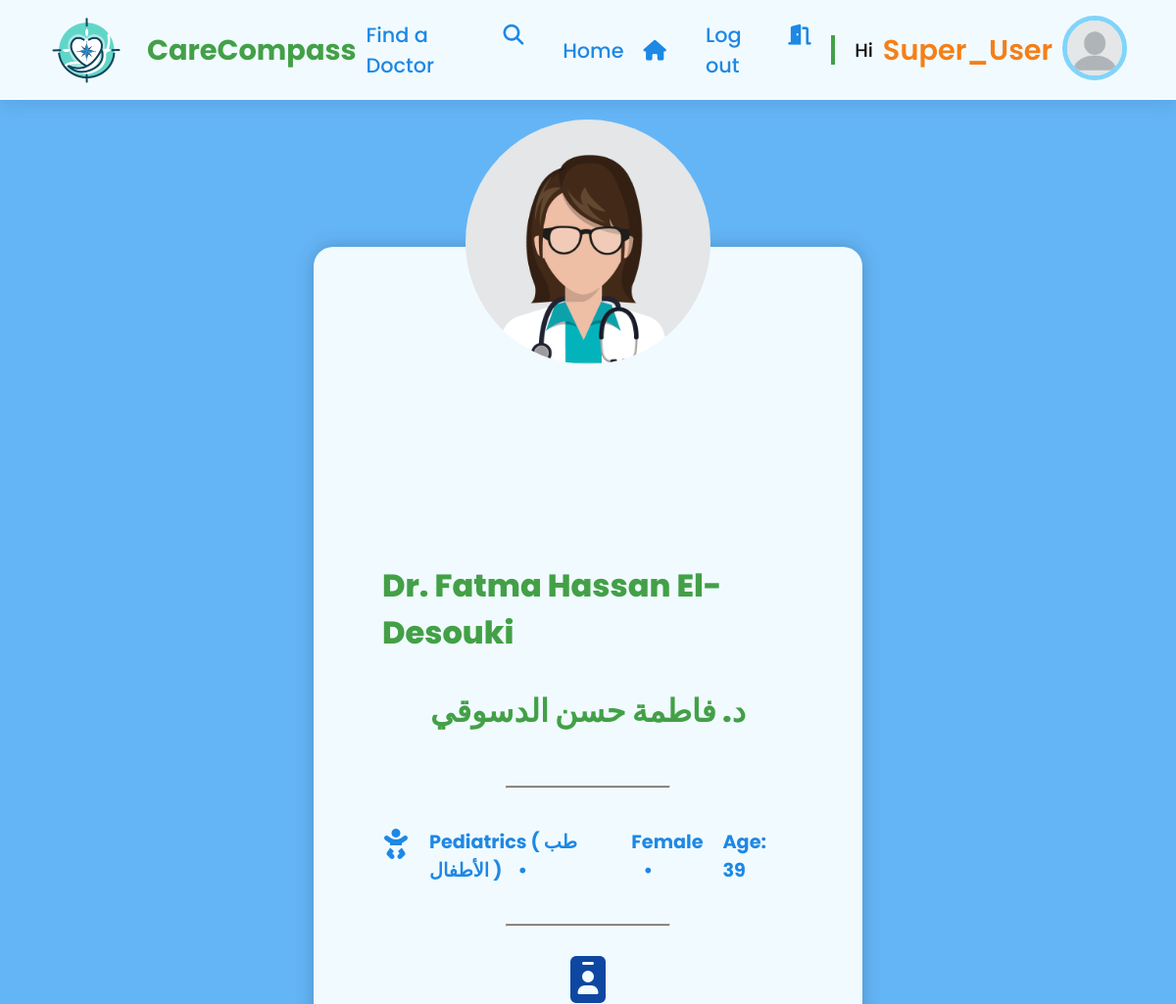
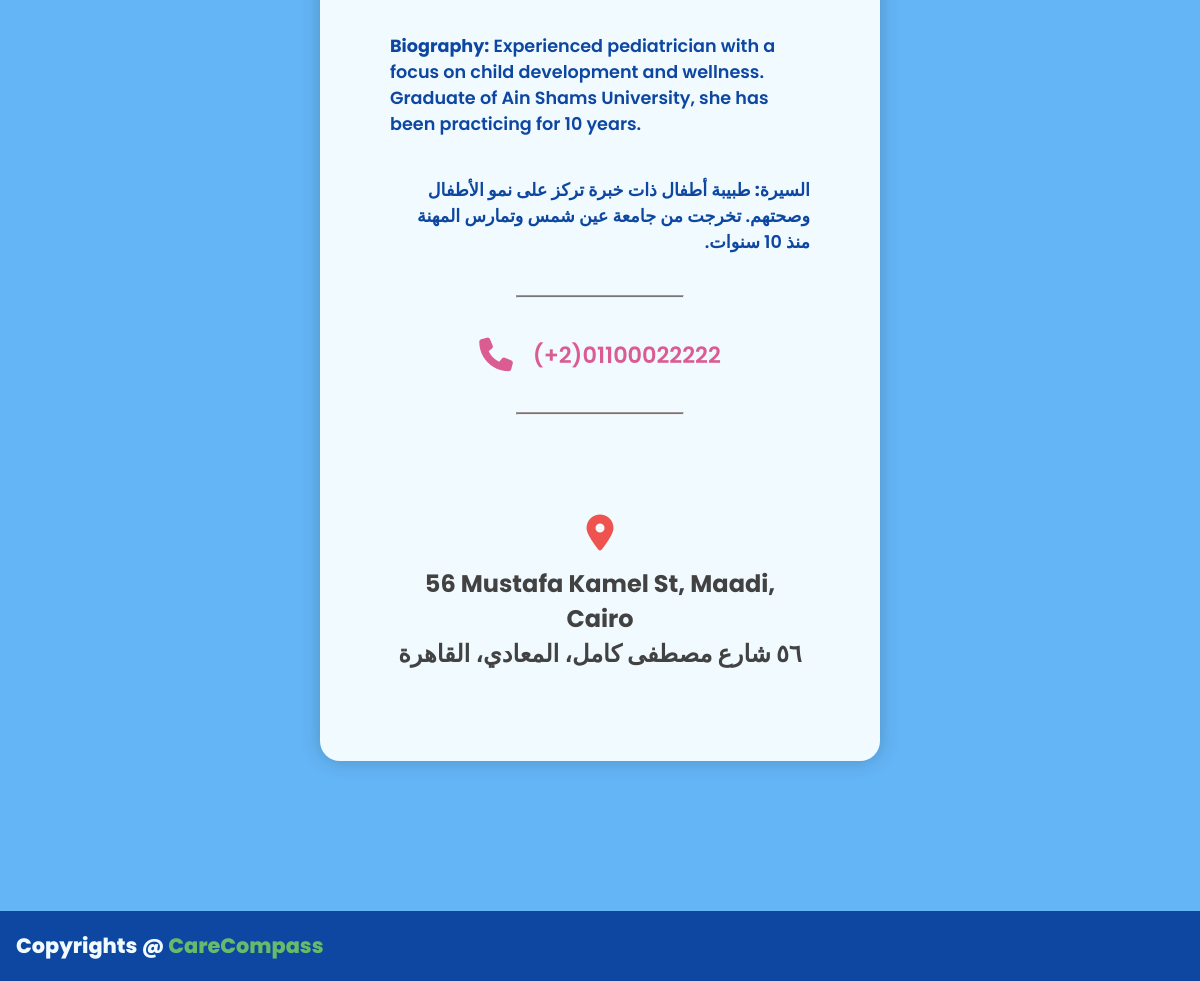
/doctor-profile/?id=2 (signed in), run on the app's committed database (2 pictures, top to bottom).
### Users/models.py (models this page shows, shortened)
class UserProfile(models.Model):
    user = models.OneToOneField(User, on_delete=models.CASCADE)
    city = models.CharField(max_length=100, blank=True)
    profile_img = models.ImageField(upload_to='profile_images', default='default/blank-profile-picture.png')
    phone_number = models.CharField(max_length=13, blank=True)

### Doctors/models.py (models this page shows, shortened)
class DoctorProfile(models.Model):
    GENDER_CHOICES = [
        ('Male', 'Male'),
        ('Female', 'Female'),
    ]
    full_name_in_english = models.CharField(max_length=100)
    full_name_in_arabic = models.CharField(max_length=100)
    doctor_profile_img = models.ImageField(upload_to='doctors_profile_images', blank=True, null=True)
    english_bio = models.TextField()
    arabic_bio = models.TextField()
    phone = models.CharField(max_length=13)
    address_in_english = models.CharField(max_length=255)
    address_in_arabic = models.CharField(max_length=255)
    specialization_in_english = models.CharField(max_length=100)
    specialization_in_arabic = models.CharField(max_length=100)
    gender = models.CharField(max_length=6, choices=GENDER_CHOICES)
    birthdate = models.DateField()
    default_pic_mapping = {
        'Male': 'default/male_blank_doctor.png',
        'Female': 'default/female_blank_doctor.png'
    }
    def get_profile_pic_url(self):
        if not self.doctor_profile_img:
            return os.path.join(settings.MEDIA_URL, self.default_pic_mapping[self.gender])
        return self.doctor_profile_img.url
    @property
    def age(self):
        today = date.today()
        return today.year - self.birthdate.year

### Doctors/views.py (the view)
# urls.py: path('doctor-profile/', views.doctor_profile, name='doctor_profile'),
def doctor_profile(request):
    doctor_id = request.GET['id']
    doctor = get_object_or_404(DoctorProfile, id=doctor_id)
    doctor_specialty_icon = specialty_icons[doctor.specialization_in_english]
    context = {"doctor": doctor , "doctor_specialty_icon": doctor_specialty_icon}
    return render(request, 'Doctors/doctor_profile.html', context)

### Doctors/templates/Doctors/doctor_profile.html (shortened to what this page needs)
{% extends "base.html" %}
{% load static %}
{% block extra_css %}
    <link rel="stylesheet" href="{% static 'css/doc_profile_styles.css' %}">
{% endblock %}
{% block content %}
    <section>
        <div class="doctor-profile-container">
            <div class="doctor-review">
                <div class="doctor-image">
                    <img src="{{ doctor.get_profile_pic_url }}" alt="{{ doctor.full_name_in_english }}">
                </div>
            </div>
            <div class="doctor-overview">
                <h3 class="doctor-name">Dr. {{ doctor.full_name_in_english }}</h3>
                <h3 class="doctor-name rtl">د. {{ doctor.full_name_in_arabic }}</h3>
                <hr>
                <div class="doctor-details">
                    <i class="{{ doctor_specialty_icon }}"></i>
                    <p>{{ doctor.specialization_in_english }} ( {{ doctor.specialization_in_arabic }} ) &nbsp;&nbsp;&nbsp;• </p>
                    <p>{{ doctor.gender }} &nbsp;&nbsp;&nbsp;• </p>
                    <p>Age: {{ doctor.age }}</p>
                </div>
                <hr>
                <div class="bio-icon"> <i class="fa-solid fa-id-badge"></i> </div>
                <p class="doctor-bio"><strong>Biography:</strong> {{ doctor.english_bio }} </p>
                <p class="doctor-bio rtl"><strong>السيرة:</strong> {{ doctor.arabic_bio }} </p>
                <hr>
                <p class="doctor-phone"> <i class="fa-solid fa-phone"></i> (+2){{ doctor.phone }} </p>
                <hr>
            </div>
            <div class="doctor-location">
                <i class="fa-solid fa-location-dot"></i>
                <p> {{ doctor.address_in_english }} </p>
                <p class="rtl"> {{ doctor.address_in_arabic }} </p>
            </div>
        </div>
    </section>
{% endblock %}

### templates/navbar.html (shortened to what this page needs)
{% load static %}
<header>
    <a href="{% url 'home' %}" class="logo">
        <img src="{% static 'images/Logo.png' %}" alt="Logo">
        CareCompass
    </a>
    <nav class="navigation-bar">
        {% if user.is_authenticated %}
            <div class="navigation-bar-links">
                <div class="nav-link">
                    <a href="/#find-doctor" id="find-doctor-link">Find a Doctor</a>
                    <i class="fa-solid fa-magnifying-glass"></i>
                </div>
                <div class="nav-link">
                    <a href="{% url 'home' %}">Home</a>
                    <i class="fa-solid fa-house"></i>
                </div>
                <div class="nav-link">
                    <a href="{% url 'logout' %}">Log out</a>
                    <i class="fa-solid fa-door-open"></i>
                </div>
            </div>
            <span class="separator"></span>
            <p class="logged-in-user">Hi <a href="{% url 'user_profile' %}"> <span>{{ user.username }}</span> </a></p>
            <div class="user-avatar">
                <img src="{{ user.userprofile.profile_img.url }}" alt="{{ user.username }}">
            </div>
        {% endif %}
    </nav>
</header>

### static/css/basic.css (style rules this page uses)
:root { --primary-blue: #1E88E5; --primary-blue-light: #64B5F6; --primary-blue-dark: #1565C0; --primary-blue-darker: #0D47A1; --primary-accent-blue: #81D4FA; --primary-accent-blue-light: #daf0fb; --secondary-green: #43A047; --secondary-green-light: #66BB6A; --secondary-accent-green: #15d46b; --secondary-green-dark: #2E7D32; --secondary-green-darker: #1B5E20; --neutral-white: #f1fbff; --text-dark-gray: #424242; --text-dark-gray-light: #757575; --text-dark-gray-dark: #212121; --text-dark-gray-darker: #0E0E0E; --error-red: #E53935; --error-red-light: #EF5350; --error-red-accent: #FF5A5F; --error-red-accent-light: #ffc8ca; --accent-pinkish-red: #DB5C91; --accent-pinkish-red-light: #F48FB1; --accent-orange: #E6981E; --accent-orange-light: #FBC02D; --accent-orange-dark: #F57F17; }
* { font-family: "Poppins", sans-serif; margin: 0; padding: 0; box-sizing: border-box; scroll-behavior: smooth; }
.rtl { direction: rtl; }
a { text-decoration: none; }
#base-page-body { min-height: 100vh; width: 100vw; position: relative; background-color: var(--primary-blue-light); display: flex; flex-direction: column; overflow-x: hidden; }
section { padding: 150px 200px; }
header { background-color: var(--neutral-white); width: 100%; display: flex; position: sticky; top: 0px; justify-content: space-between; align-items: center; padding: 10px 30px; box-shadow: 0px 5px 15px rgba(1, 28, 64, 0.1); z-index: 999; }
.logo { display: flex; align-items: center; justify-content: center; text-decoration: none; color: var(--secondary-green); font-size: 1.8em; font-weight: 700; }
.logo img { width: 120px; }
.navigation-bar { display: flex; align-items: center; justify-content: center; }
.navigation-bar-links { display: flex; align-items: center; gap: 20px; }
.nav-link { display: flex; justify-content: center; align-items: baseline; color: var(--primary-blue); font-size: 1.3em; font-weight: 500; padding: 10px; cursor: pointer; }
.nav-link a { color: var(--primary-blue); }
.nav-link i { margin-left: 20px; }
.logged-in-user { color: var(--text-dark-gray-darker); margin: 0; display: flex; justify-content: center; align-items: center; text-decoration: none; font-size: 1.2em; font-weight: 500; padding: 10px; }
.logged-in-user span { padding-left: 10px; color: var(--accent-orange-dark); font-size: 1.5em; font-weight: 600; }
.separator { width: 5px; height: 30px; margin: 10px; background-color: var(--secondary-green); }
.user-avatar { width: 70px; height: 70px; margin-right: 20px; }
.user-avatar img { width: 100%; border: 5px solid var(--primary-accent-blue); border-radius: 50%; }

### Doctors/static/css/doc_profile_styles.css (style rules this page uses)
section { display: flex; justify-content: center; align-items: center; padding: 150px 200px; }
.doctor-profile-container { width: 70%; background-color: var(--neutral-white); padding: 50px; display: grid; grid-template-rows: 1fr 4fr; gap: 20px; box-shadow: 0 0 20px rgba(0, 0, 0, 0.2); border-radius: 20px; }
.doctor-review { position: relative; padding: 20px; display: flex; flex-direction: column; justify-content: center; align-items: center; }
.doctor-image img { width: 250px; border-radius: 50%; }
.doctor-image { position: absolute; top: -180px; }
.doctor-overview { padding: 20px; display: flex; flex-direction: column; justify-content: center; align-items: center; }
.doctor-details { margin: 20px 0; display: flex; justify-content: flex-start; }
.doctor-name { font-size: 2em; font-weight: 800; color: var(--secondary-green); margin-bottom: 32px; }
.doctor-details i { margin-right: 20px; font-size: 2em; color: var(--primary-blue); }
.doctor-details p { margin-right: 20px; font-size: 1.2em; font-weight: 700; color: var(--primary-blue); }
.doctor-bio { margin: 20px 0; font-size: 1.1em; font-weight: 600; color: var(--primary-blue-darker); }
.bio-icon { color: var(--primary-blue-darker); font-size: 3em; margin: 0 20px; }
.doctor-phone { margin: 20px 0; display: flex; align-items: center; font-size: 1.4em; font-weight: 600; color: var(--accent-pinkish-red); }
.doctor-phone i { font-size: 1.5em; margin-right: 20px; }
.doctor-location { text-align: center; padding: 40px 20px; font-size: 1.5em; font-weight: 700; color: var(--text-dark-gray); }
.doctor-location i { font-size: 1.5em; margin-bottom: 15px; color: var(--error-red-light); }
.doctor-overview hr { width: 40%; height: 3px; background-color: var(--text-dark-gray-light); margin: 20px 0; }

### data on the page
DoctorProfile: full_name_in_english "Fatma Hassan El-Desouki", full_name_in_arabic "فاطمة حسن الدسوقي", specialization_in_english "Pediatrics", specialization_in_arabic "طب الأطفال", gender "Female", age "39", english_bio "Experienced pediatrician with a focus on child development and wellness. Graduate of Ain Shams University, she has been practicing for 10 years.", arabic_bio "طبيبة أطفال ذات خبرة تركز على نمو الأطفال وصحتهم. تخرجت من جامعة عين شمس وتمارس المهنة منذ 10 سنوات.", phone "01100022222", address_in_english "56 Mustafa Kamel St, Maadi, Cairo", address_in_arabic "٥٦ شارع مصطفى كامل، المعادي، القاهرة"

### other printed values
{{ user.username }} "Super_User"
